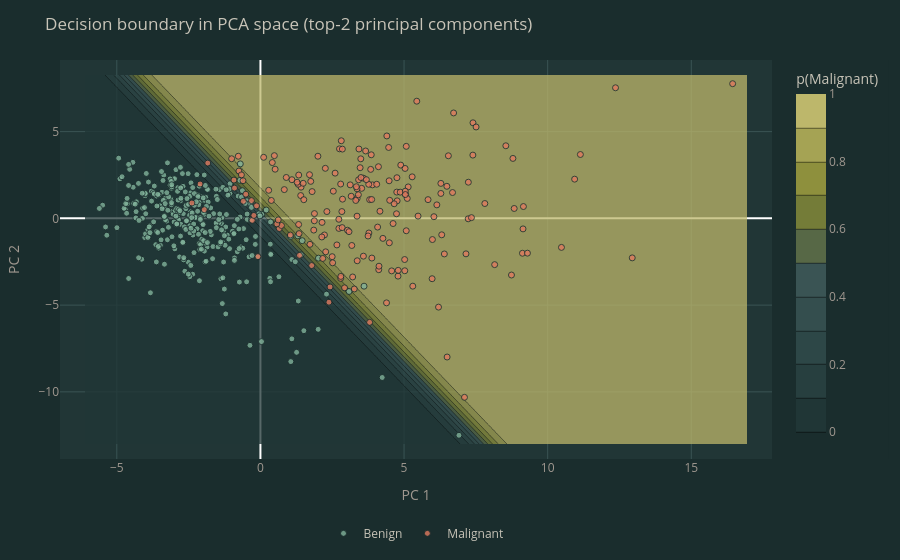

This figure's notebook cell:
### Code cell
## Visualizing the decision boundary

# The full boundary lives in 30-D space and cannot be plotted directly.
# Instead we project the (normalized) features onto their top-2 principal
# components. Since the model is linear, its boundary stays a straight
# line in this 2-D view.

# 1. Collect the normalized training data as a matrix
X_all = np.column_stack([np.array(ds["train"][c], dtype=np.float64) for c in norm_cols])
y_all = np.array(ds["train"]["diagnosis"])

# 2. PCA: top-2 principal components
centered = X_all - X_all.mean(axis=0)
U, S, Vt = np.linalg.svd(centered, full_matrices=False)
P = Vt[:2].T                      # (n_features, 2) projection matrix
X2d = centered @ P                # data in 2-D

# 3. Grid over the 2-D PCA space, mapped back to feature space
pad = 0.5
gx, gy = np.meshgrid(
    np.linspace(X2d[:, 0].min() - pad, X2d[:, 0].max() + pad, 200),
    np.linspace(X2d[:, 1].min() - pad, X2d[:, 1].max() + pad, 200),
)
grid2d = np.column_stack([gx.ravel(), gy.ravel()])
grid_nd = grid2d @ P.T + X_all.mean(axis=0)   # invert PCA back to 30-D

# 4. Model probabilities on the grid
with t.no_grad():
    probs = model(t.tensor(grid_nd, dtype=t.float32)).numpy().reshape(gx.shape)

# 5. Plot: probability contour + decision boundary (p=0.5) + data points
# Site colorscale: bg_secondary → bg_tertiary → border → olive → accent
SITE_COLORSCALE = [
    [0.0,  '#1a2d2d'],
    [0.25, '#2a4444'],
    [0.5,  '#3a5454'],
    [0.75, '#828631'],
    [1.0,  '#bdb76b'],
]

fig = go.Figure()
fig.add_trace(go.Contour(
    x=gx[0], y=gy[:, 0], z=probs,
    colorscale=SITE_COLORSCALE, opacity=0.75,
    showscale=True,
    colorbar=dict(
        title=dict(text='p(Malignant)', font=dict(color=SITE['text_primary'])),
        tickfont=dict(color=SITE['text_secondary']),
        bgcolor=SITE['bg_secondary'],
        bordercolor=SITE['border'],
    ),
))
fig.add_trace(go.Scatter(
    x=X2d[y_all == 0, 0], y=X2d[y_all == 0, 1],
    mode="markers", name="Benign",
    marker=dict(color="#81b29a", size=6, opacity=0.8,
                line=dict(color=SITE['bg_secondary'], width=1)),
))
fig.add_trace(go.Scatter(
    x=X2d[y_all == 1, 0], y=X2d[y_all == 1, 1],
    mode="markers", name="Malignant",
    marker=dict(color="#e07a5f", size=6, opacity=0.8,
                line=dict(color=SITE['bg_secondary'], width=1)),
))
fig.update_layout(
    title=dict(text="Decision boundary in PCA space (top-2 principal components)",
               font=dict(color=SITE['text_primary'])),
    xaxis=dict(title="PC 1", color=SITE['text_secondary'], gridcolor=SITE['border']),
    yaxis=dict(title="PC 2", color=SITE['text_secondary'], gridcolor=SITE['border']),
    paper_bgcolor=SITE['bg_secondary'],
    plot_bgcolor=SITE['bg_primary'],
    font=dict(color=SITE['text_primary']),
    legend=dict(orientation="h", x=0.5, y=-0.15, xanchor="center", yanchor="top",
                bgcolor=SITE['bg_secondary'], bordercolor=SITE['border']),
    autosize=True,
    margin=dict(l=60, r=40, t=60, b=60),
)
fig.write_html(
    PLOTS_DIR / "logistic_regression_decision_boundary_2d.html",
    config=dict(responsive=True, displayModeBar=True),
    include_plotlyjs='cdn',
)
fig.show()

### Figure 1 — Plotly figure (JSON) as saved in the notebook; plotly's stock layout.template omitted (floating-point values rounded to 4 significant figures; data arrays with more than 128 entries replaced by an {"elided": "..."} marker saying what was removed)
{"data": [{"colorbar": {"bgcolor": "#1a2d2d", "bordercolor": "#3a5454", "tickfont": {"color": "#a09890"}, "title": {"font": {"color": "#c8c4b8"}, "text": "p(Malignant)"}}, "colorscale": [[0, "#1a2d2d"], [0.25, "#2a4444"], [0.5, "#3a5454"], [0.75, "#828631"], [1, "#bdb76b"]], "opacity": 0.75, "showscale": true, "type": "contour", "x": {"elided": "200 float values"}, "y": {"elided": "200 float values"}, "z": {"elided": "200x200 float values"}}, {"marker": {"color": "#81b29a", "line": {"color": "#1a2d2d", "width": 1}, "opacity": 0.8, "size": 6}, "mode": "markers", "name": "Benign", "type": "scatter", "x": {"elided": "324 float values"}, "y": {"elided": "324 float values"}}, {"marker": {"color": "#e07a5f", "line": {"color": "#1a2d2d", "width": 1}, "opacity": 0.8, "size": 6}, "mode": "markers", "name": "Malignant", "type": "scatter", "x": {"elided": "188 float values"}, "y": {"elided": "188 float values"}}], "layout": {"autosize": true, "font": {"color": "#c8c4b8"}, "legend": {"bgcolor": "#1a2d2d", "bordercolor": "#3a5454", "orientation": "h", "x": 0.5, "xanchor": "center", "y": -0.15, "yanchor": "top"}, "margin": {"b": 60, "l": 60, "r": 40, "t": 60}, "paper_bgcolor": "#1a2d2d", "plot_bgcolor": "#213636", "title": {"font": {"color": "#c8c4b8"}, "text": "Decision boundary in PCA space (top-2 principal components)"}, "xaxis": {"color": "#a09890", "gridcolor": "#3a5454", "title": {"text": "PC 1"}}, "yaxis": {"color": "#a09890", "gridcolor": "#3a5454", "title": {"text": "PC 2"}}}}
